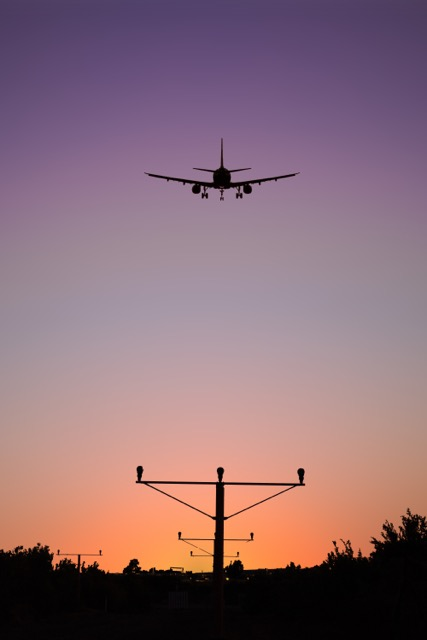
#> input picture images/plane_4.jpeg, 427 x 640 px
$ jupyter execute --allow-errors 'Exercise 3.  Seam Carving.ipynb'   (shell and % lines are left out)
#> lines starting #> are read from the running program, lines starting #| are printed output that depends on the picture
[cell 1]
import cv2
import numpy as np
import pandas as pd
import matplotlib.pylab as plt
from IPython.display import clear_output

[cell 2]
def load_image(path):
  """Loads an image from hard drive using the given path.
  """
#> called with path = 'images/plane_4.jpeg'
  return cv2.imread(path)
#> returned value is the input picture: shape (640, 427, 3); mean B, G, R 117.8, 108.6, 139.5

[cell 3]
def show_image(image):
  """Shows the image.
  """
  plt.imshow(cv2.cvtColor(image, cv2.COLOR_BGR2RGB))
#> (this line was passed over: IPython is not available in this run)

[cell 4]
# [4 lines left out: function convert_to_grayscale, not called in this run]

[cell 5]
# [22 lines left out: functions __fast_convolve, get_edges, not called in this run]

[cell 6]
# [15 lines left out: function calculate_cost, not called in this run]

[cell 7]
# [15 lines left out: function find_seam, not called in this run]

[cell 8]
# [10 lines left out: function remove_seam, not called in this run]

[cell 9]
# [7 lines left out: function draw_seam, not called in this run]

[cell 10]
def horizontal_seam_carving(image, dw):
    """Horizontal content-aware image resizing.
       Horizontal means that the methods removes columns of the image.
    """
    carved_image = np.copy(image)
    for i in range(0, dw):
        carved_image = horizontal_seam_carving_one_step(carved_image)
        clear_output(wait=True)
        print("[Seam Carving] Progress: {:.0f}%".format((i + 1) / dw * 100))
    return carved_image

[cell 11]
def vertical_seam_carving(image, dh):
    """Vertical content-aware image resizing.
       Vertical means that the methods removes rows of the image.
    """
#> called with dh = 200
    carved_image = np.copy(image)
    carved_image = carved_image.transpose(1, 0, 2)
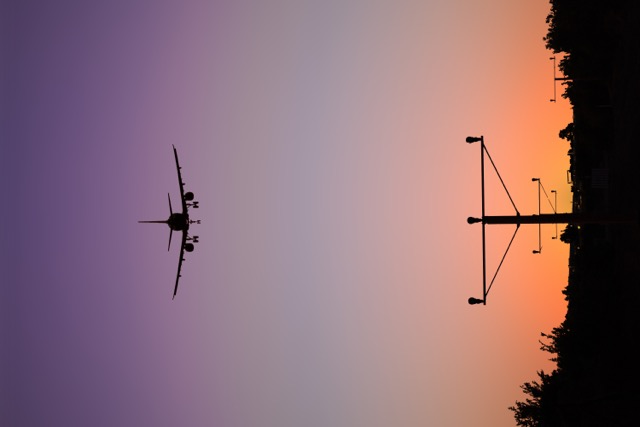
#> carved_image: shape (427, 640, 3); mean B, G, R 117.8, 108.6, 139.5
    carved_image = horizontal_seam_carving(carved_image, dh)
    carved_image = carved_image.transpose(1, 0, 2)
    return carved_image


$ run again, with images/plane_1.jpeg copied over images/plane_4.jpeg
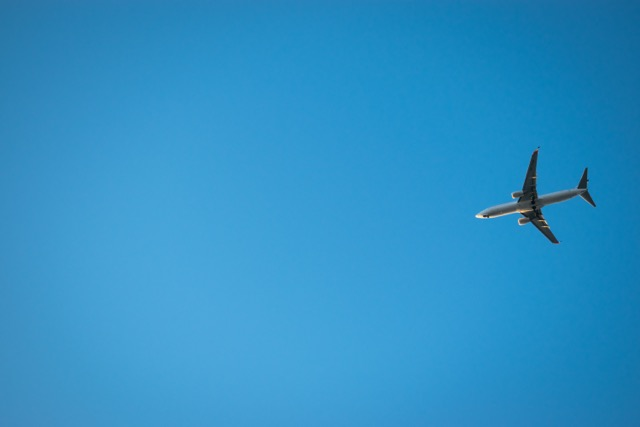
#> input picture images/plane_1.jpeg, 640 x 427 px
#> in load_image, returned value is the input picture: shape (427, 640, 3); mean B, G, R 199, 145.5, 46.7
#> in vertical_seam_carving, `carved_image = carved_image.transpose(1, 0, 2)`:
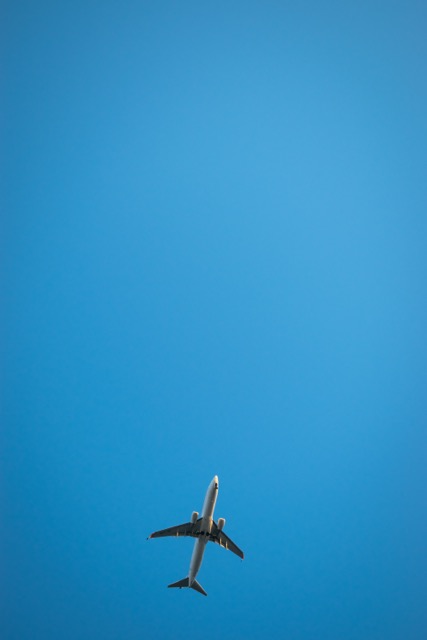
#> carved_image: shape (640, 427, 3); mean B, G, R 199, 145.5, 46.7

$ run again, with images/plane_2.jpeg copied over images/plane_4.jpeg
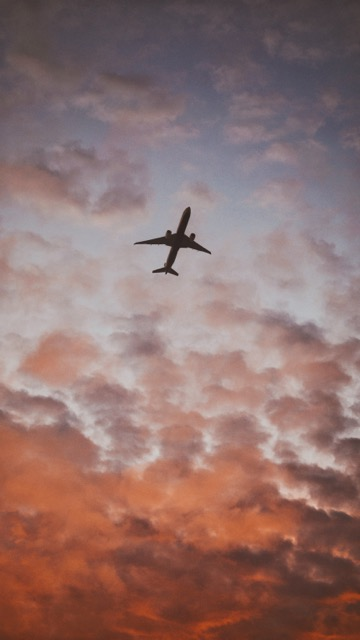
#> input picture images/plane_2.jpeg, 360 x 640 px
#> in load_image, returned value is the input picture: shape (640, 360, 3); mean B, G, R 110.2, 113.6, 143.7
#> in vertical_seam_carving, `carved_image = carved_image.transpose(1, 0, 2)`:
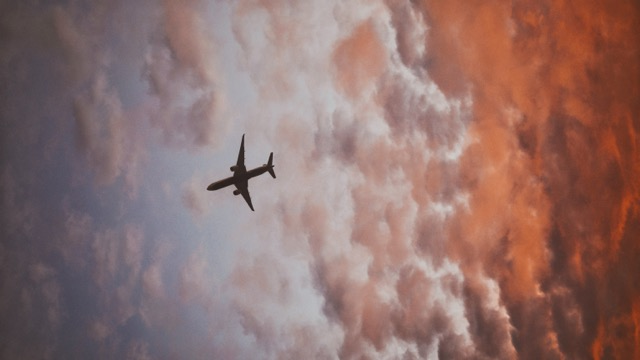
#> carved_image: shape (360, 640, 3); mean B, G, R 110.2, 113.6, 143.7

$ run again, with images/plane_3.jpeg copied over images/plane_4.jpeg
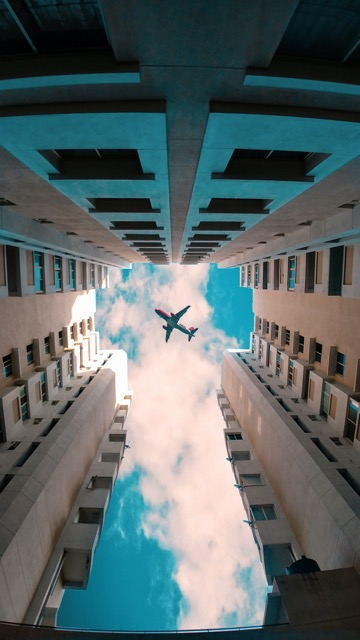
#> input picture images/plane_3.jpeg, 360 x 640 px
#> in load_image, returned value is the input picture: shape (640, 360, 3); mean B, G, R 103.6, 103.2, 89.9
#> in vertical_seam_carving, `carved_image = carved_image.transpose(1, 0, 2)`:
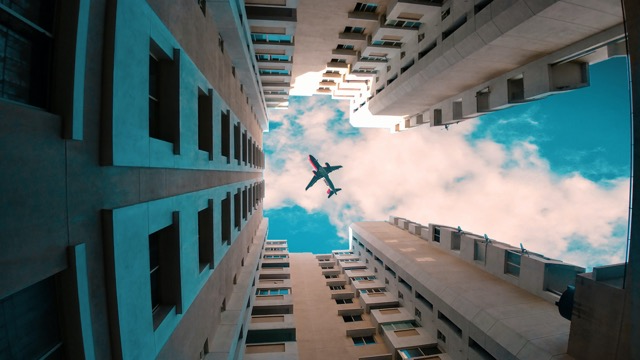
#> carved_image: shape (360, 640, 3); mean B, G, R 103.6, 103.2, 89.9
